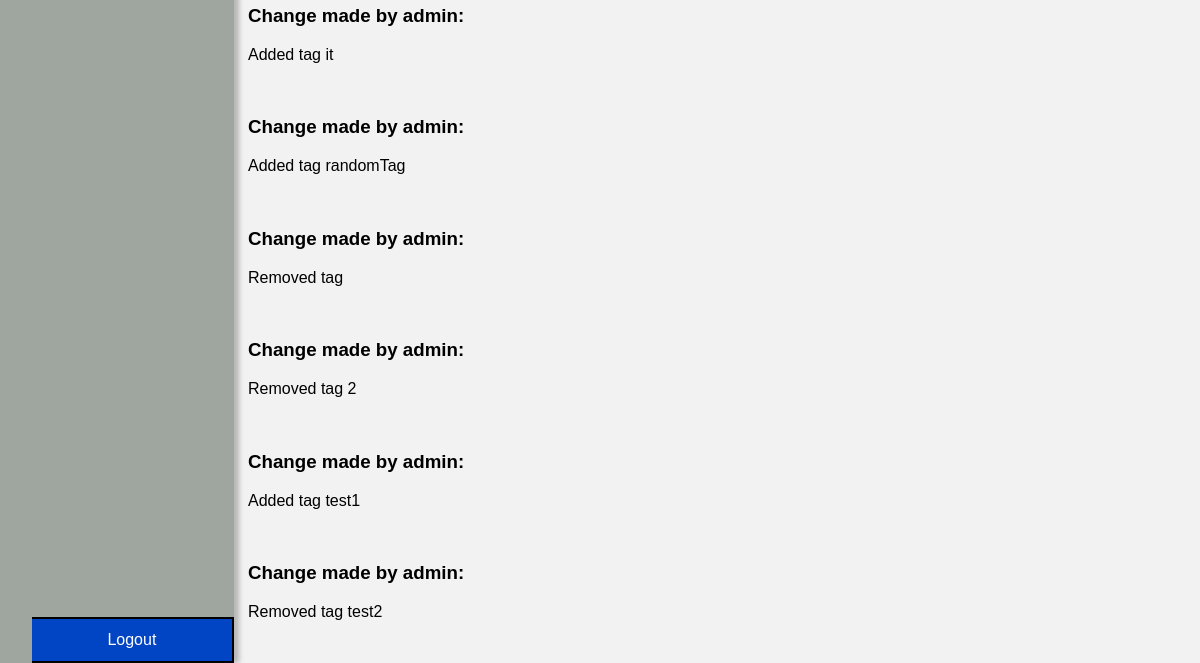
Before: /pages/list_of_changes.php?ticket_id=1 (signed in, lower part) with the older database file.
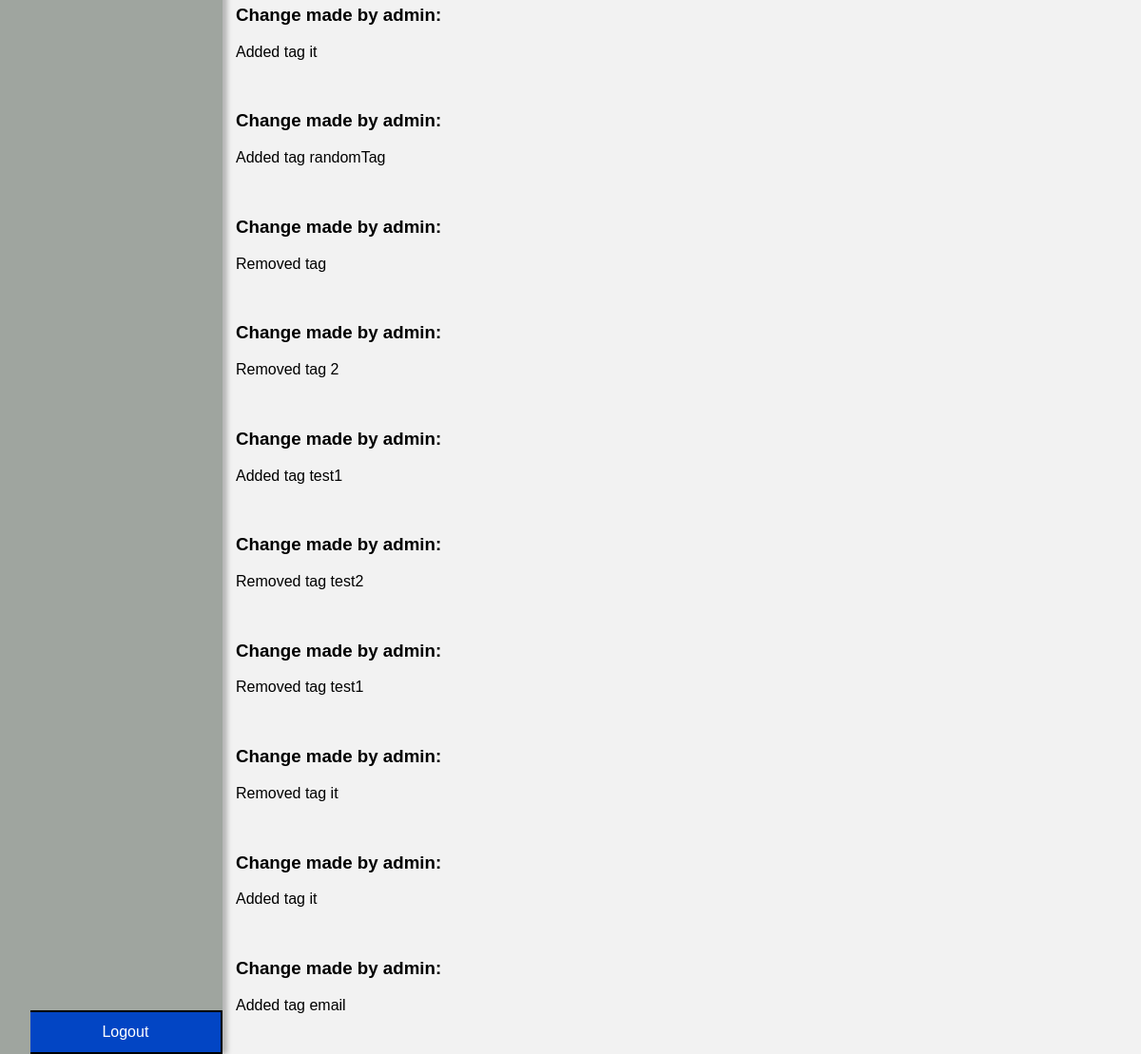
After: the same page with the newer database file.
### tables this page shows
CREATE TABLE changesToTicket (
  id INTEGER PRIMARY KEY,
  user_id INTEGER,
  ticket_id INTEGER,
  change TEXT NOT NULL,
  FOREIGN KEY (user_id) REFERENCES user(id) ON DELETE CASCADE,
  FOREIGN KEY (ticket_id) REFERENCES tickets(id) ON DELETE CASCADE
);

CREATE TABLE user(
    id INTEGER PRIMARY KEY,
    name VARCHAR(50) NOT NULL,
    username VARCHAR(50) UNIQUE NOT NULL,
    email VARCHAR(50) UNIQUE NOT NULL,
    password VARCHAR(255) NOT NULL,
    role VARCHAR(10) CHECK(role = 'client' or role = 'agent' or role = 'admin') NOT NULL,
    department_id INTEGER,
    FOREIGN KEY (department_id) REFERENCES department(id)
);

### utils/functions.php (called while the page is built, shortened)
<?php
function searchUser($id){
    $db = getDatabaseConnection();
    $stmt = $db->prepare('SELECT * FROM user WHERE id = ?');
    $stmt->execute(array($id));
    return $stmt->fetch();
}
?>

### pages/list_of_changes.php (the view, shortened to what this page needs)
<?php
require_once('../utils/functions.php');
$db = getDatabaseConnection();
$stmt = $db->prepare('SELECT * FROM changesToTicket WHERE ticket_id = ?');
$stmt->execute(array($_GET["ticket_id"]));
$changes = $stmt->fetchAll();
?>
<!DOCTYPE html>
<html lang="en-US">
<link rel="stylesheet" href="../css/style_index.css">
<link rel="stylesheet" href="../css/user_profile.css">
   <head>
   </head>
   <body>
    <div class="container_master">
      <div class="container">
        <ul class="buttons">
            <button class="logout" onclick="logoutPage()">Logout</button>
        </ul>
      </div>
      <div class="content">
        <?php
          foreach($changes as $change){
            $change_author = searchUser($change["user_id"]);
            echo "<h3>Change made by " . $change_author["username"] . ":</h3>";
            echo "<p>" . $change["change"] . "</p>";
            echo "<br>";
          }
        ?>
      </div>
    </div>
   </body>
</html>

### css/style_index.css (style rules this page uses)
body { font-family: Arial, sans-serif; background-color: #f2f2f2; }
.buttons .logout { border-bottom: solid 2px black; }
.buttons li, .buttons button { background-color: #0245c4; text-decoration: none; color: white; border: none; color: white; padding: 12px 20px; text-align: center; text-decoration: none; display: inline-block; font-size: 16px; cursor: pointer; width: 10em; border-top: solid 2px black; border-right: solid 2px black; }
.buttons { margin-top: 0%; }
.buttons button { width: 12.61em; }
.logout { position: fixed; bottom: 0; }
.container_master { display: flex; justify-content: space-between; margin: 0 50px; margin-top: 0; }
.container { display: flex; justify-content: space-between; margin-left: -5.5%; background-color: #9fa59f; height: 100%; position: fixed; bottom: 0; box-shadow: 5px 0 5px rgba(0, 0, 0, 0.25), -5px 0 5px rgba(0, 0, 0, 0.25); }
.buttons { display: flex; flex-direction: column; align-items: flex-start; }
.content { flex: 1; margin-left: 190px; width: 50em; }

Changed rows visible on the page:
added changestoticket: user.username "admin", change "Removed tag test1"
added changestoticket: user.username "admin", change "Removed tag it"
added changestoticket: user.username "admin", change "Added tag it"
added changestoticket: user.username "admin", change "Added tag email"
